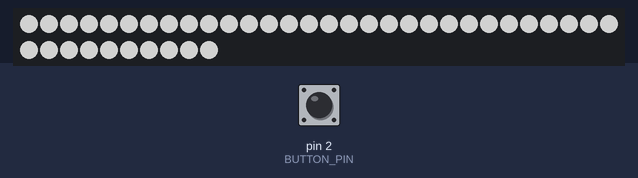
This sketch was run on a simulated Arduino Uno, built with avr-gcc and run on an emulated ATmega328P. Parts: 40 RGB LEDs in strip order, left to right, continuing on the next row. The inputs (shaded band) are chosen by the test bench; at power-on: pin 2 (BUTTON_PIN) LOW. Dim RGB values are drawn brighter than linear.

Above: at 2.8 s.
2.9 s: pin 2 (BUTTON_PIN) pulled HIGH for 1.2 s
At 3.88 s:
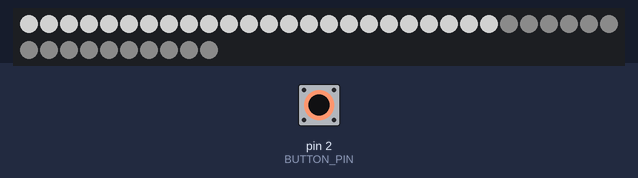
At 7.77 s:
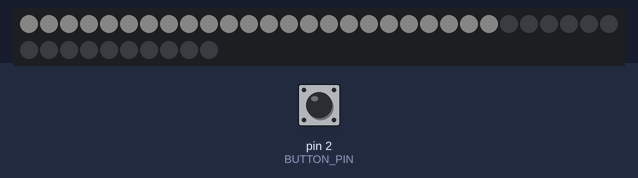

The sketch:

Iron_Man.ino
```cpp
#include <Adafruit_NeoPixel.h>

#define BUTTON_PIN   2    // Digital IO pin connected to the button.  This will be


#define PIXEL_PIN    6    // Digital IO pin connected to the NeoPixels.

#define PIXEL_COUNT 40

Adafruit_NeoPixel ironman = Adafruit_NeoPixel(PIXEL_COUNT, PIXEL_PIN, NEO_GRB + NEO_KHZ800);

int t;
bool buttonState;

void setup() {
  pinMode(BUTTON_PIN, INPUT);
  ironman.begin();
  ironman.show(); // Initialize all pixels to 'off'
  int t = 0;
}

void loop() {
  // Get current button state.
  buttonState = digitalRead(BUTTON_PIN);
  if (buttonState == HIGH) {
    isBlastinBaddies(0);
    t = 0;
  } else if (t<300){
    isBlastinBaddies(1);
    delay(1000);
    t++;
  } else {
    isBlastinBaddies(2);
  }

}

void isBlastinBaddies(int i) {
  switch(i){
  case 0:
    fireHandCannon(ironman.Color(120, 120, 120), 180);    // Black/off
    break;
  case 1:
    standby(ironman.Color(120,120,120));
    break;
  case 2:
    rave();
    break;

  }
}

//Kill all the mother truckers
void fireHandCannon(uint32_t c, uint8_t wait) {
  for(uint16_t i=0; i<ironman.numPixels(); i++) {
    ironman.setPixelColor(i, c);
  }
  ironman.show();
  //Dim the blaster from 180 to 40
  for (int brightness=120; brightness>10; brightness--) {
    for (uint16_t i=24; i<ironman.numPixels(); i++) {
      ironman.setPixelColor(i, ironman.Color(brightness, brightness, brightness));
    }
    ironman.show();
    delay (5);
  }
  delay (200);
  int abrightness = 120;
  //Turn each pixel on blaster to 180 one at a time while
  //decreasing the brightness on the arc reactor by 5 each itme
  for(uint16_t i=24; i<ironman.numPixels(); i++) {
    abrightness-=7;
    for (uint16_t j=0; j<24; j++) {
      ironman.setPixelColor(j,ironman.Color(abrightness, abrightness, abrightness));
    }
    ironman.setPixelColor(i, c);
    ironman.show();
    delay(wait);
  }
  //Increase brightness on blaster from 120 to 230
  for (int brightness=120; brightness<230; brightness++) {
    for (uint16_t i=24; i<ironman.numPixels(); i++) {
      ironman.setPixelColor(i, ironman.Color(brightness, brightness, brightness));
    }
    ironman.show();
    delay (5);
  }
  //Briefly turn off blaster
  for (uint16_t i=24; i<ironman.numPixels(); i++) {
    ironman.setPixelColor(i, ironman.Color(0,0,0));
  }
  ironman.show();
  delay (200);
  //Turn blaster on at max brightness
  for (uint16_t i=24; i<ironman.numPixels(); i++) {
    ironman.setPixelColor(i, ironman.Color(254,254,254));
  }
  ironman.show();
  delay(100);
  //Dim blaster back to base
  for (int brightness=255; brightness>120; brightness--) {
    for (uint16_t i=24; i<ironman.numPixels(); i++) {
      ironman.setPixelColor(i, ironman.Color(brightness, brightness, brightness));
    }
    ironman.show();
    delay (5);
  }
  //Return brightness of arc reactor to base
  for (abrightness; abrightness<120; abrightness++) {
    for (uint16_t i=0; i<24; i++) {
      ironman.setPixelColor(i, ironman.Color(abrightness, abrightness, abrightness));
    }
    ironman.show();
    delay (80);
  }
}

void standby(uint32_t c) {
  for(uint16_t i=0; i<ironman.numPixels(); i++) {
    ironman.setPixelColor(i, c);
  }
  ironman.show();
}

void rave() {
  uint16_t i, j;

  for(j=0; j<256; j++) { // Cycles all colors on wheel
    for(i=0; i< 24; i++) {
      ironman.setPixelColor(i, Wheel(((i * 256 / 24) + j) & 255));
    }
    for(i=24; i< 40; i++) {
      ironman.setPixelColor(i, Wheel(((i * 256 / 16) + j) & 255));
    }
    ironman.show();
    if (digitalRead(BUTTON_PIN) == HIGH) {
      break;
    }
    delay(20);
  }

}


// Input a value 0 to 255 to get a color value.
// The colours are a transition r - g - b - back to r.
uint32_t Wheel(byte WheelPos) {
  WheelPos = 255 - WheelPos;
  if(WheelPos < 85) {
    return ironman.Color(255 - WheelPos * 3, 0, WheelPos * 3);
  }
  else if(WheelPos < 170) {
    WheelPos -= 85;
    return ironman.Color(0, WheelPos * 3, 255 - WheelPos * 3);
  }
  else {
    WheelPos -= 170;
    return ironman.Color(WheelPos * 3, 255 - WheelPos * 3, 0);
  }
}
```
